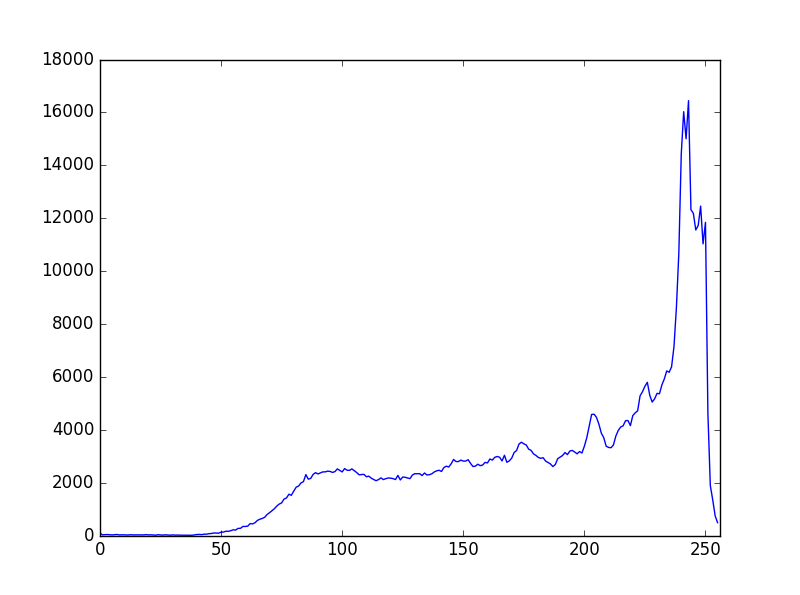
#> input picture opencv/commercial/Instructions/CV_Fundamentals/histogram/1d/regular_hist.png, 800 x 595 px, given in place of noisy2.png, which was not available
$ python otsu_binarization.py
#> lines starting #> are read from the running program, lines starting #| are printed output that depends on the picture; after the words box and inside, x2 and y2 are one past the last pixel; in counts of white or black regions, pixels touching at a corner belong together; pictures that were not available may be replaced by others from this repository, and a replacement may not be noted
"""
Otsu's binarization
uses parameter retVal

global thresholding -- uses arbitrary value for threshold (trial and error)
bimodal image (histogram has 2 peaks) - can approximately take value between the 2 peaks as threshold
- Otsu binarization - automatically calculates threshold value from image histogram for bimodal image
    automatically calculates threshold value from image histogram for bimodal image
function:
cv2.threshold(), pass extra flag: cv2.THRESH_OTSU
    --> for threshold value, PASS ZERO
    algorithm finds optimal threshold value, returns it as 2nd output
    (Otsu thresholding not used, retVal same as threshold value used)
"""

# example - imput image is noisy image.
#   1st case - global thresholding of 127
#   2nd case - Otsu's thresholding applied directly
#   3rd case - image filtered with 5x5 Gaussian kernel to remove noise, then Otsu thresholding applied
#       (noise filtering improves the result)

import cv2
import numpy as np
from matplotlib import pyplot as plt

img = cv2.imread('noisy2.png', 0)
#> img: shape (595, 800); min 0, max 255, mean 250.9

# global thresholding
ret1, th1 = cv2.threshold(img, 127, 255, cv2.THRESH_BINARY)
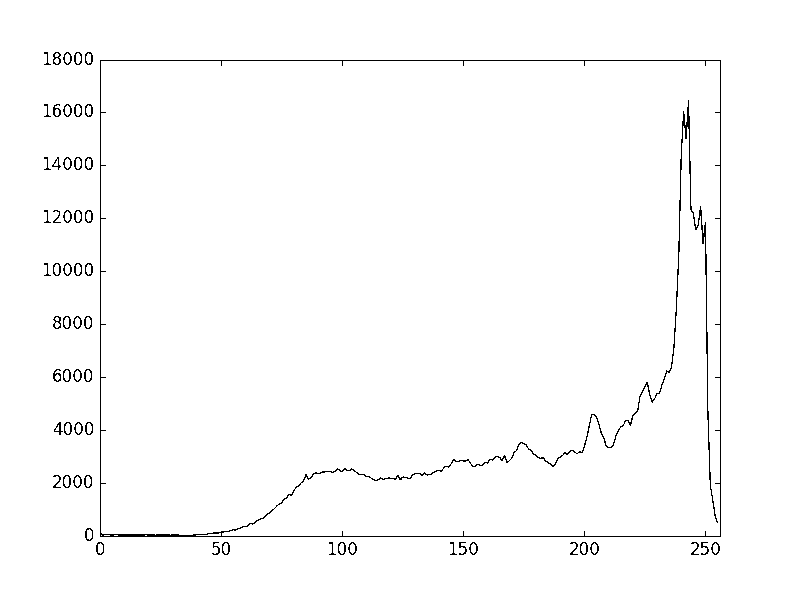
#> th1: shape (595, 800); 98.6% white; black in thin lines or dots, all inside (x1, y1, x2, y2) = (44, 52, 721, 555)

# Otsu's thresholding
ret2, th2 = cv2.threshold(img, 0, 255, cv2.THRESH_BINARY+cv2.THRESH_OTSU)
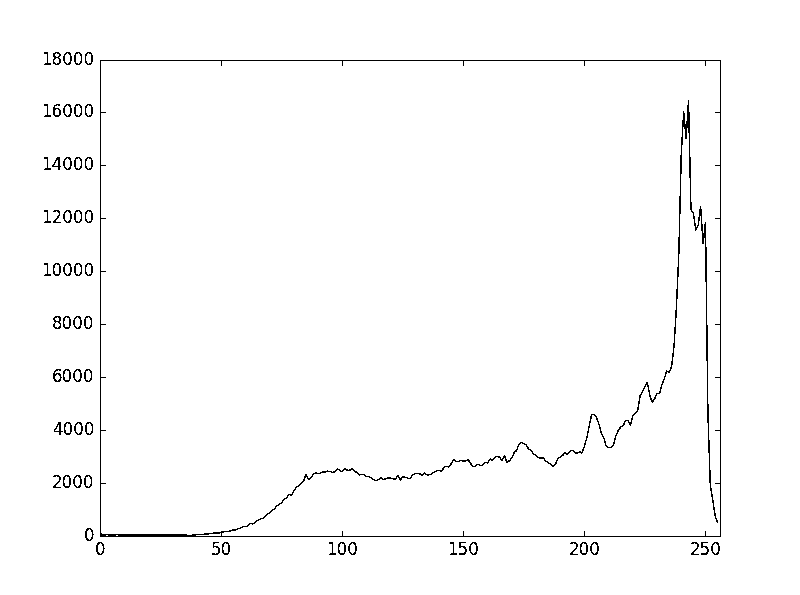
#> th2: shape (595, 800); 98.5% white; black in thin lines or dots, all inside (x1, y1, x2, y2) = (44, 52, 721, 555)
#> ret2 = 147

# Otsu's thresholding after Gaussian filtering
blur = cv2.GaussianBlur(img, (5,5), 0)
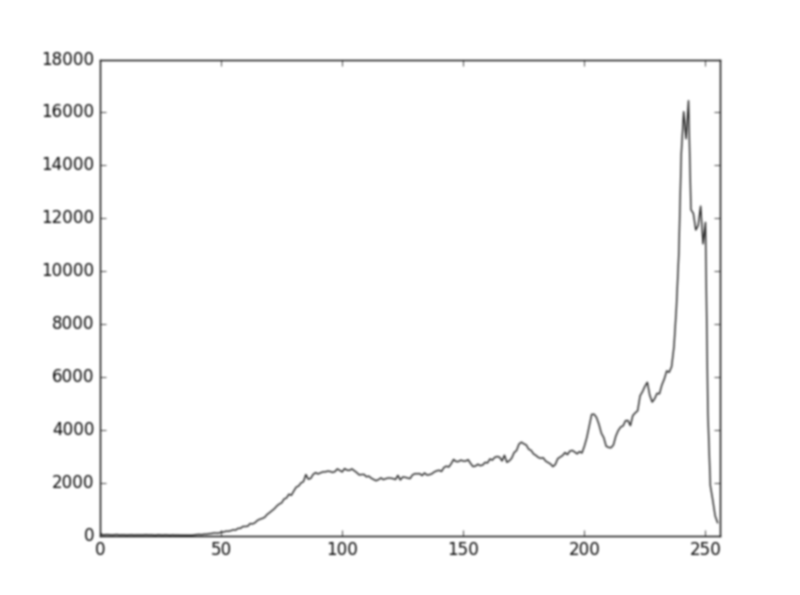
#> blur: shape (595, 800); min 64, max 255, mean 250.9
ret3, th3 = cv2.threshold(blur, 0, 255, cv2.THRESH_BINARY+cv2.THRESH_OTSU)
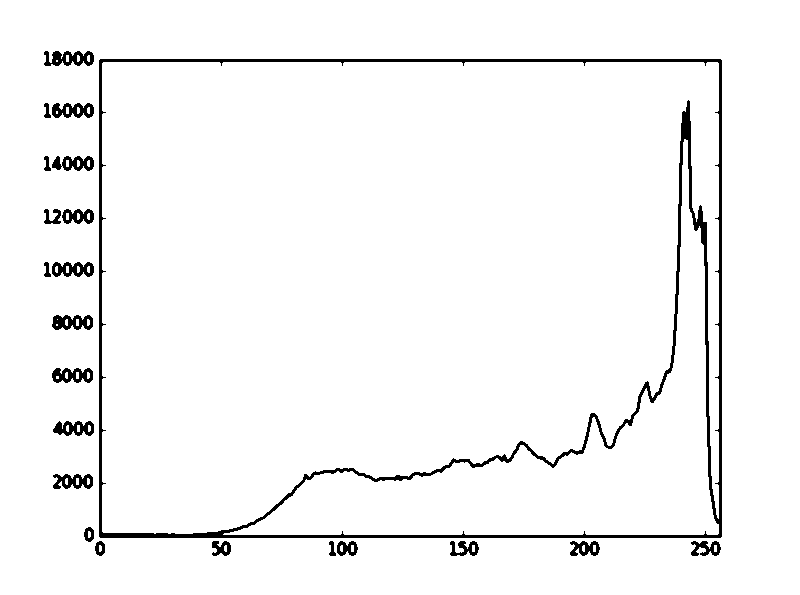
#> th3: shape (595, 800); 96.4% white; 22 black regions, largest, box (x1, y1, x2, y2) and area: (99, 59, 722, 538) 11416, (44, 51, 94, 66) 498, (52, 315, 93, 330) 428
#> ret3 = 206

# plot all the images and their histograms
images =   [img, 0, th1,
            img, 0, th2,
            img, 0, th3]
titles = [  'Original Noisy Image',   'Histogram',   'Global Thresholding (v=127)',
            'Original Noisy Image',   'Histogram',   "Otsu's Thresholding",
            'Gaussian filtered Image','Histogram',   "Otsu's Thresholding"]
for i in xrange(3):
    plt.subplot(3,3,i*3+1),plt.imshow(images[i*3],'gray')
    plt.title(titles[i*3]), plt.xticks([]), plt.yticks([])
    plt.subplot(3,3,i*3+2),plt.hist(images[i*3].ravel(),256)
    plt.title(titles[i*3+1]), plt.xticks([]), plt.yticks([])
    plt.subplot(3,3,i*3+3),plt.imshow(images[i*3+2],'gray')
    plt.title(titles[i*3+2]), plt.xticks([]), plt.yticks([])
plt.show()
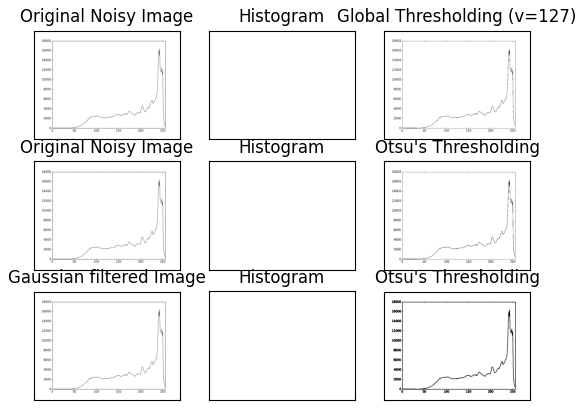
#> figure drawn by matplotlib, 9 panels

# SEE: Digital Image Processing, Rafael C. Gonzalez

$ run again, on opencv/commercial/Instructions/CV_Fundamentals/histogram/equalize/equalized_hist.png
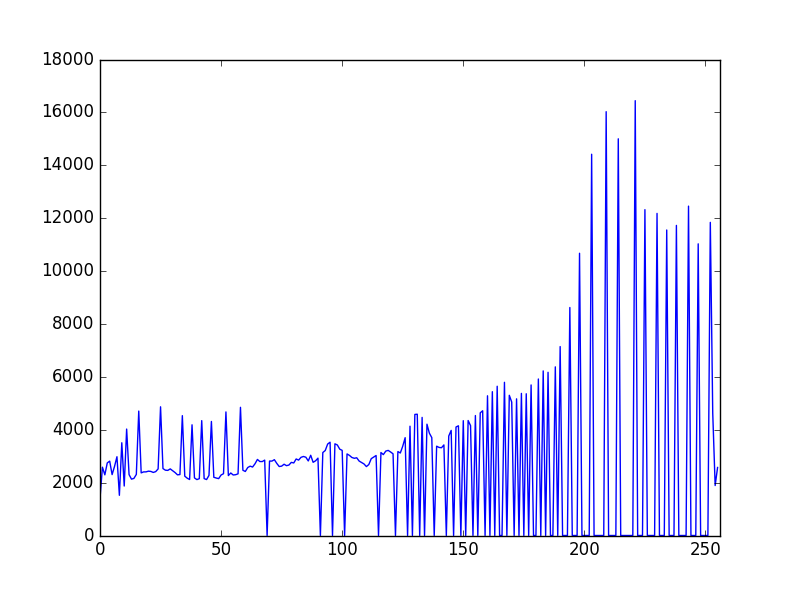
#> input picture opencv/commercial/Instructions/CV_Fundamentals/histogram/equalize/equalized_hist.png, 800 x 595 px, given in place of noisy2.png, which was not available
#> `ret1, th1 = cv2.threshold(img, 127, 255, cv2.THRESH_BINARY)`:
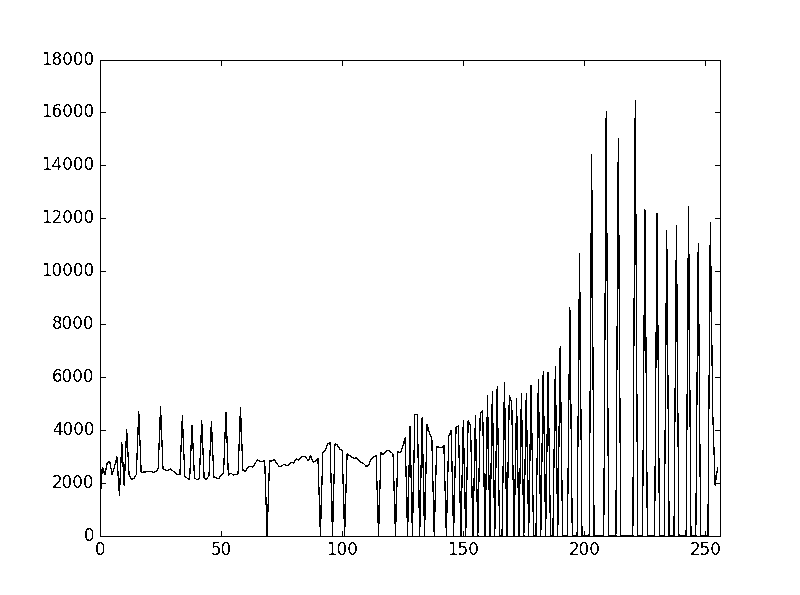
#> th1: shape (595, 800); 94.5% white; black in thin lines or dots, all inside (x1, y1, x2, y2) = (44, 52, 721, 555)
#> ret2 = 159
#> `ret3, th3 = cv2.threshold(blur, 0, 255, cv2.THRESH_BINARY+cv2.THRESH_O..`:
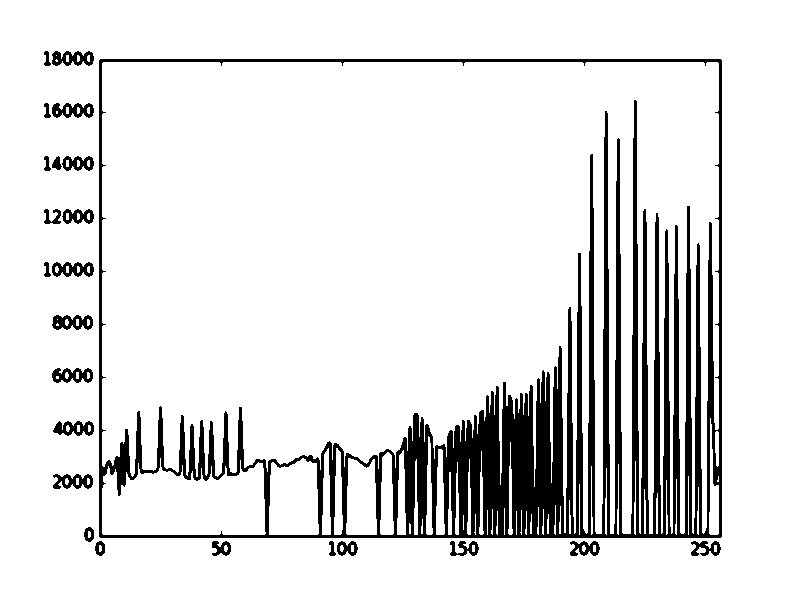
#> th3: shape (595, 800); 88% white; 24 black regions, largest, box (x1, y1, x2, y2) and area: (99, 59, 722, 538) 51695, (52, 51, 94, 66) 414, (52, 315, 93, 330) 412
#> ret3 = 202
